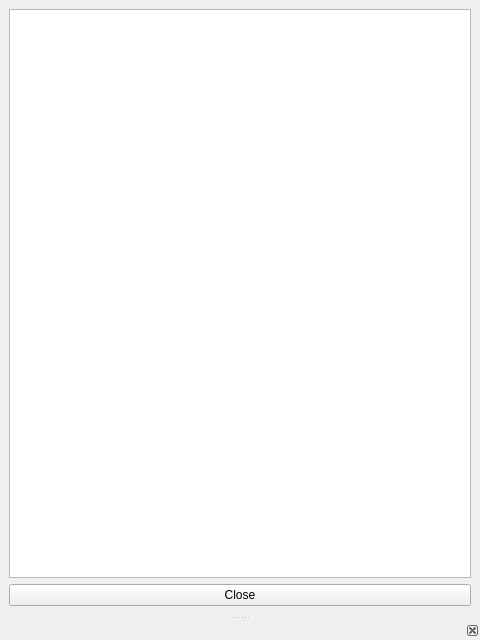
<?xml version="1.0" encoding="UTF-8"?>
<ui version="4.0">
 <class>EditorDialog</class>
 <widget class="QMainWindow" name="EditorDialog">
  <property name="geometry">
   <rect>
    <x>0</x>
    <y>0</y>
    <width>480</width>
    <height>640</height>
   </rect>
  </property>
  <property name="windowTitle">
   <string>MainWindow</string>
  </property>
  <property name="windowIcon">
   <iconset theme="ketone">
    <normaloff>.</normaloff>.</iconset>
  </property>
  <widget class="QWidget" name="centralwidget">
   <layout class="QVBoxLayout" name="verticalLayout">
    <item>
     <widget class="QTableView" name="tableView">
      <property name="horizontalScrollBarPolicy">
       <enum>Qt::ScrollBarAlwaysOff</enum>
      </property>
      <property name="editTriggers">
       <set>QAbstractItemView::NoEditTriggers</set>
      </property>
      <property name="defaultDropAction">
       <enum>Qt::IgnoreAction</enum>
      </property>
      <property name="alternatingRowColors">
       <bool>true</bool>
      </property>
      <property name="selectionBehavior">
       <enum>QAbstractItemView::SelectRows</enum>
      </property>
      <property name="verticalScrollMode">
       <enum>QAbstractItemView::ScrollPerPixel</enum>
      </property>
     </widget>
    </item>
    <item>
     <widget class="QPushButton" name="buttonClose">
      <property name="text">
       <string>Close</string>
      </property>
      <property name="icon">
       <iconset theme="close">
        <normaloff>.</normaloff>.</iconset>
      </property>
     </widget>
    </item>
   </layout>
  </widget>
  <widget class="DockWidget" name="dockWidget">
   <property name="features">
    <set>QDockWidget::DockWidgetClosable</set>
   </property>
   <property name="allowedAreas">
    <set>Qt::BottomDockWidgetArea</set>
   </property>
   <attribute name="dockWidgetArea">
    <number>8</number>
   </attribute>
   <widget class="QWidget" name="dockWidgetContents"/>
  </widget>
 </widget>
 <customwidgets>
  <customwidget>
   <class>DockWidget</class>
   <extends>QDockWidget</extends>
   <header>dockwidget.h</header>
   <container>1</container>
  </customwidget>
 </customwidgets>
 <resources/>
 <connections/>
</ui>
